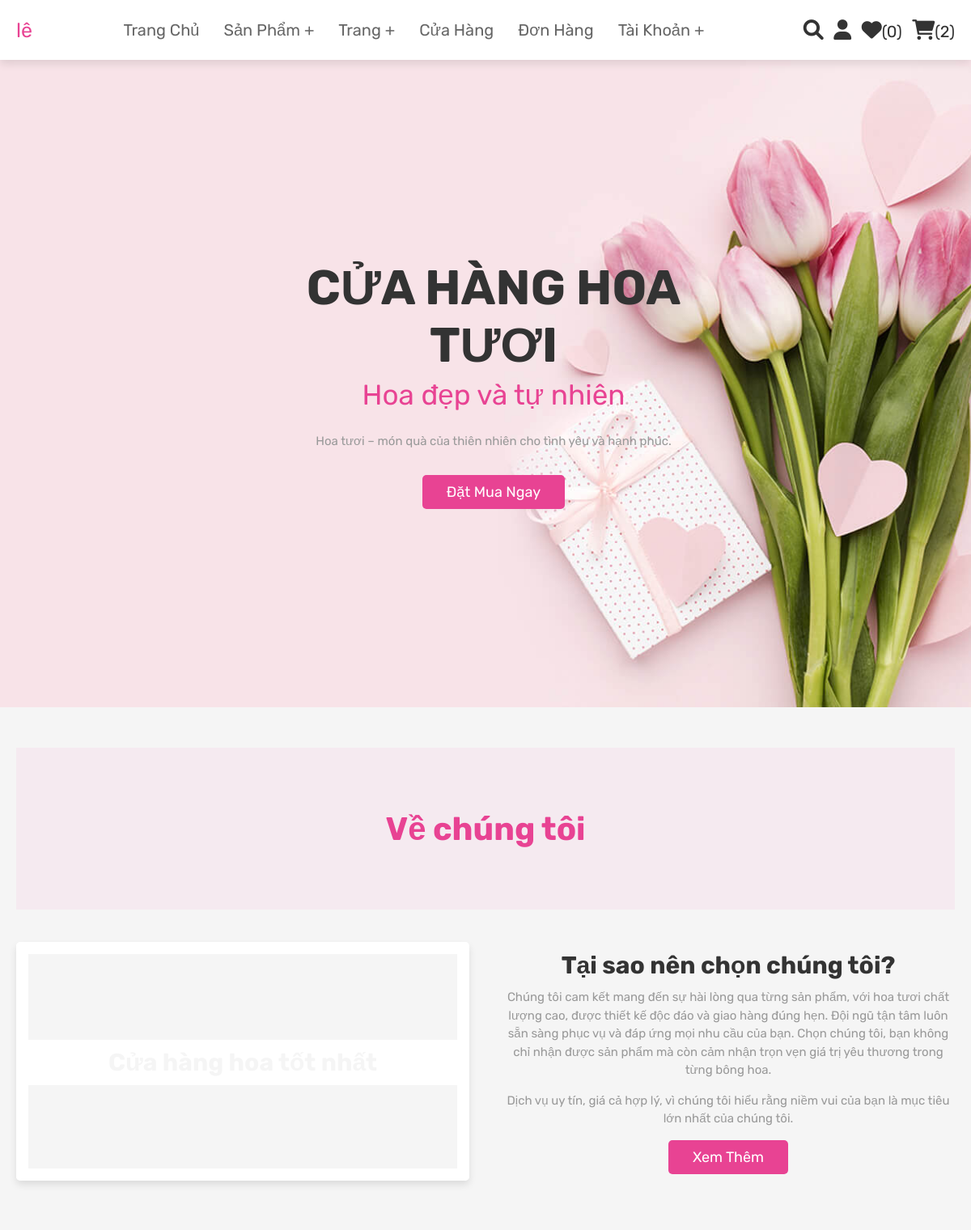
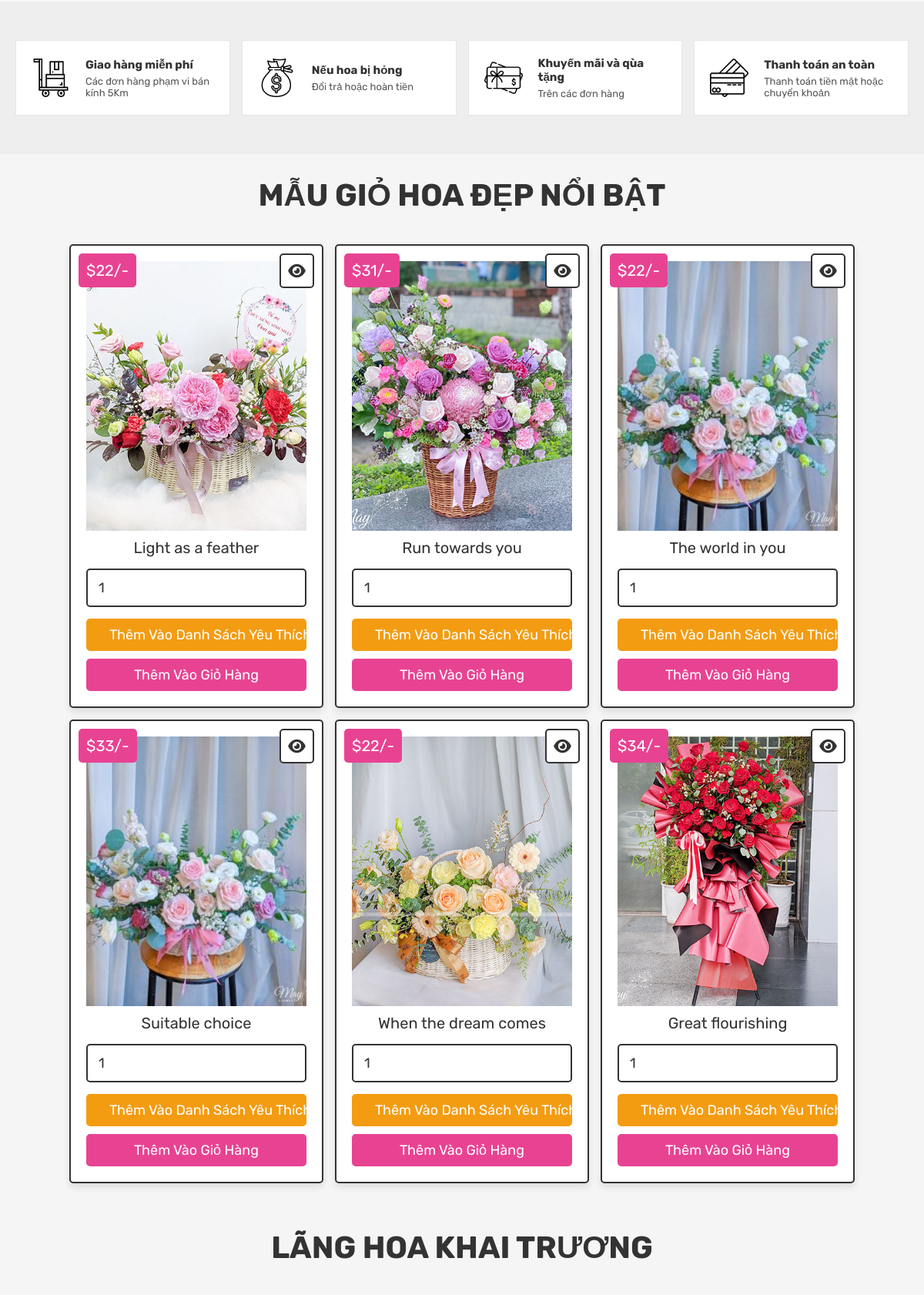
The app's page /index.php (signed in, upper part) with its own data (2 pictures, top to bottom).
### tables this page shows
CREATE TABLE `products` (
  `id` int(100) NOT NULL,
  `name` varchar(100) NOT NULL,
  `details` varchar(500) NOT NULL,
  `price` int(100) NOT NULL,
  `image` varchar(100) NOT NULL
);

### index.php (the view, shortened to what this page needs)
<?php
@include 'config.php';
?>
<!DOCTYPE html>
<html lang="en">
<head>
   <link rel="stylesheet" href="https://cdnjs.cloudflare.com/ajax/libs/font-awesome/6.0.0/css/all.min.css">
   <link rel="stylesheet" href="css/style.css">
</head>
<body>
   <?php @include 'header.php'; ?>
   <section class="home" id="home">
      <div class="content">
         <h3>Cửa hàng hoa tươi </h3>
         <span> Hoa đẹp và tự nhiên </span>
         <p>Hoa tươi – món quà của thiên nhiên cho tình yêu và hạnh phúc.</p>
         <a href="#" class="btn">Đặt mua ngay </a>
      </div>
   </section>
   <section class="about" id="about">
      <h1 class="heading"> <span> Về chúng tôi </span> </h1>
      <div class="row">
         <div class="video-container">
            <h3>Cửa hàng hoa tốt nhất </h3>
         </div>
         <div class="content">
            <h3>Tại sao nên chọn chúng tôi?</h3>
            <p>Chúng tôi cam kết mang đến sự hài lòng qua từng sản phẩm, với hoa tươi chất lượng cao, được thiết kế độc đáo và
                giao hàng đúng hẹn. Đội ngũ tận tâm luôn sẵn sàng phục vụ và đáp ứng mọi nhu cầu của bạn.
                Chọn chúng tôi, bạn không chỉ nhận được sản phẩm mà còn cảm nhận trọn vẹn giá trị yêu thương trong từng bông hoa.</p>
            <p>Dịch vụ uy tín, giá cả hợp lý, vì chúng tôi hiểu rằng niềm vui của bạn là mục tiêu lớn nhất của chúng tôi.</p>
            <a href="#" class="btn">Xem thêm </a>
         </div>
      </div>
   </section>
   <section class="icons-container">
      <div class="icons">
         <img src="images/icon-1.png" alt="">
         <div class="info">
            <h3>Giao hàng miễn phí </h3>
            <span>Các đơn hàng phạm vi bán kính 5Km </span>
         </div>
      </div>
      <div class="icons">
         <img src="images/icon-2.png" alt="">
         <div class="info">
            <h3>Nếu hoa bị hỏng </h3>
            <span>Đổi trả hoặc hoàn tiền </span>
         </div>
      </div>
      <div class="icons">
         <img src="images/icon-3.png" alt="">
         <div class="info">
            <h3>Khuyến mãi và qùa tặng </h3>
            <span>Trên các đơn hàng </span>
         </div>
      </div>
      <div class="icons">
         <img src="images/icon-4.png" alt="">
         <div class="info">
            <h3>Thanh toán an toàn </h3>
            <span>Thanh toán tiền mặt hoặc chuyển khoản </span>
         </div>
      </div>
   </section>
   <section class="products">
      <h1 class="title">Mẫu giỏ hoa đẹp nổi bật </h1>
      <div class="box-container">
         <?php
         $query = "SELECT * FROM products LIMIT " . 1 . ", " . 6;
         $result = mysqli_query($conn, $query);
         if (mysqli_num_rows($result) > 0) {
            while ($fetch_products = mysqli_fetch_assoc($result)) {
         ?>
               <form action="" method="POST" class="box">
                  <a href="viewpage.php?pid=<?php echo $fetch_products['id']; ?>" class="fas fa-eye"></a>
                  <div class="price">$<?php echo $fetch_products['price']; ?>/-</div>
                  <img src="uploaded_img/<?php echo $fetch_products['image']; ?>" alt="" class="image">
                  <div class="name"><?php echo $fetch_products['name']; ?></div>
                  <input type="number" name="product_quantity" value="1" min="0" class="qty">
                  <input type="submit" value="Thêm vào danh sách yêu thích" name="add_to_wishlist" class="option-btn">
                  <input type="submit" value="Thêm vào giỏ hàng" name="add_to_cart" class="btn">
               </form>
         <?php
            }
         } else {
            echo '<p class="empty">Chưa có sản phẩm nào được thêm vào!</p>';
         }
         ?>
      </div>
   </section>
   <section class="products">
      <h1 class="title">Lãng hoa khai trương </h1>
   </section>
</body>
</html>

### records on screen
products: price "22", image (picture), name "Light as a feather"
products: price "31", image (picture), name "Run towards you"
products: price "22", image (picture), name "The world in you"
products: price "33", image (picture), name "Suitable choice"
products: price "22", image (picture), name "When the dream comes"
products: price "34", image (picture), name "Great flourishing"

### other values on screen
$name "lê"
$wishlist_num_rows "0"
$cart_num_rows "2"
